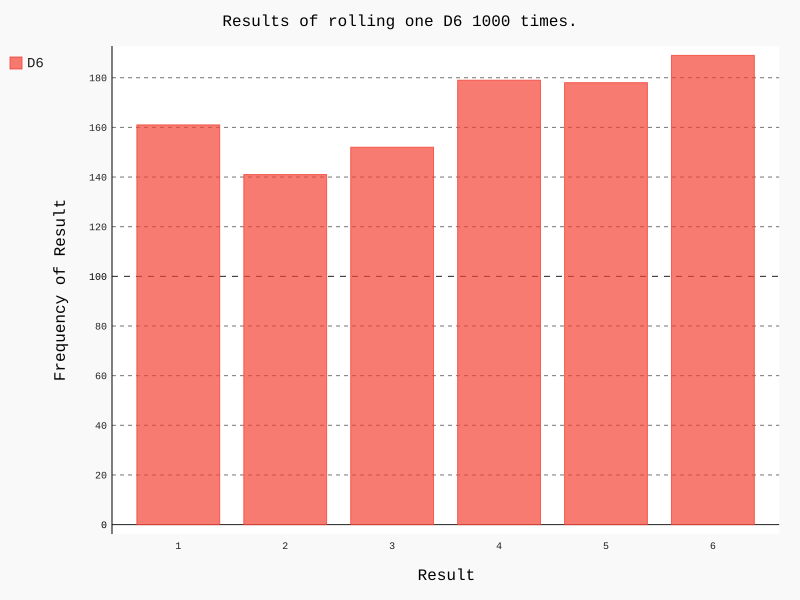

This figure's Python source:
import pygal
from die import Die

# Create a D6
die = Die()

# Make some rolls, and store results in a list.
results = []
for roll_num in range(1000):
    result = die.roll()
    results.append(result)

# Analyze the results.
frequencies = []
for value in range(1, die.num_sides+1):
    frequency = results.count(value)
    frequencies.append(frequency)

# Visualize the results.
hist = pygal.Bar()
hist.title = "Results of rolling one D6 1000 times."
hist.x_labels = ['1', '2', '3', '4', '5', '6']
hist.x_title = "Result"
hist.y_title = "Frequency of Result"

hist.add('D6', frequencies)
hist.render_to_file('die_visual.svg')
